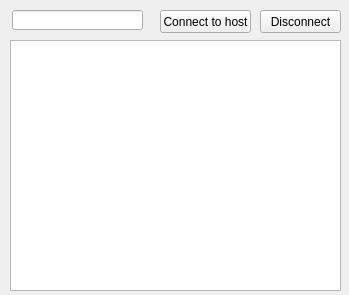
<?xml version="1.0" encoding="UTF-8"?>
<ui version="4.0">
 <class>applicationGUI</class>
 <widget class="QWidget" name="applicationGUI">
  <property name="geometry">
   <rect>
    <x>0</x>
    <y>0</y>
    <width>349</width>
    <height>295</height>
   </rect>
  </property>
  <property name="windowTitle">
   <string>Client</string>
  </property>
  <widget class="QLineEdit" name="IPinput">
   <property name="geometry">
    <rect>
     <x>12</x>
     <y>10</y>
     <width>131</width>
     <height>20</height>
    </rect>
   </property>
  </widget>
  <widget class="QPushButton" name="connectButton">
   <property name="geometry">
    <rect>
     <x>160</x>
     <y>10</y>
     <width>91</width>
     <height>23</height>
    </rect>
   </property>
   <property name="text">
    <string>Connect to host</string>
   </property>
  </widget>
  <widget class="QPushButton" name="disconnectButton">
   <property name="geometry">
    <rect>
     <x>260</x>
     <y>10</y>
     <width>81</width>
     <height>23</height>
    </rect>
   </property>
   <property name="text">
    <string>Disconnect</string>
   </property>
  </widget>
  <widget class="plotView" name="plotItem">
   <property name="geometry">
    <rect>
     <x>10</x>
     <y>40</y>
     <width>331</width>
     <height>251</height>
    </rect>
   </property>
  </widget>
 </widget>
 <customwidgets>
  <customwidget>
   <class>plotView</class>
   <extends>QGraphicsView</extends>
   <header>pyqtgraph</header>
  </customwidget>
 </customwidgets>
 <resources/>
 <connections/>
</ui>
